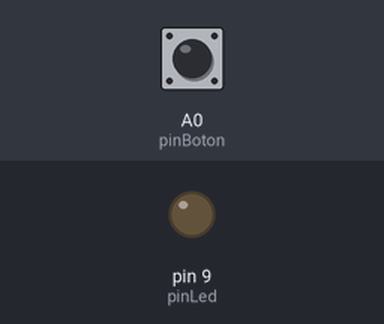
Simulated run of this sketch. Board: Arduino Uno, built with avr-gcc and run on an emulated ATmega328P. Parts: output pins drawn as LEDs (lit = HIGH). Dashed ring = blinking. The inputs (shaded band) are chosen by the test bench; at power-on: A0 (pinBoton) HIGH.

Above: at 1.6 s.
1.7 s: A0 (pinBoton) pulled LOW for 1 s
At 2.1 s:
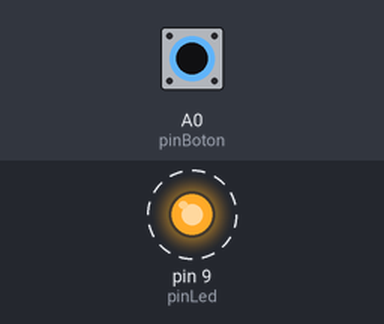
4.2 s: A0 (pinBoton) pulled LOW for 3.2 s
At 8.6 s:
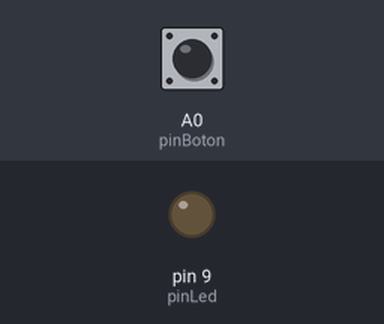
Timing chart, 0 to 10.1 s (numbered marks = the images above; inputs shaded):
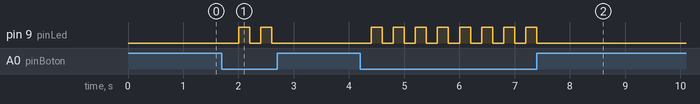

Measured:
- after the input at 1.7 s, pin 9 (pinLed): alternates HIGH for 0.20 s and LOW for 0.20 s, 4 changes in all, then stays LOW, starting after 0.30 s
- after the input at 4.2 s, pin 9 (pinLed): alternates HIGH for 0.20 s and LOW for 0.20 s, 16 changes in all, then stays LOW, starting after 0.20 s

The sketch:

sketch_ejclase.ino
```cpp
int pinBoton = A0;
int pinLed = 9;

void setup() {
  pinMode(pinBoton, INPUT_PULLUP);
  pinMode(pinLed, OUTPUT);
}


void loop() {

  boolean aux = digitalRead(pinBoton);

  digitalWrite(pinLed, !aux);
  delay(200);
  digitalWrite(pinLed, LOW);
  delay(200);
}
```
